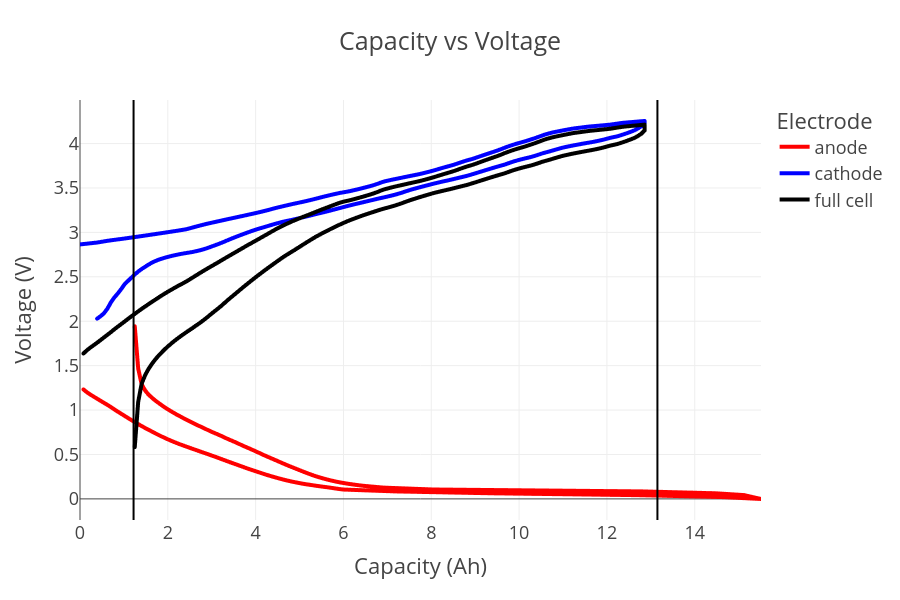

The notebook cell this image was saved under:
### Code cell
figure = cell.get_capacity_voltage_plot(width=900, height=600)
figure.show()

### Figure 1 — Plotly figure (JSON) as saved in the notebook; plotly's stock layout.template omitted (floating-point values rounded to 4 significant figures; data arrays with more than 128 entries replaced by an {"elided": "..."} marker saying what was removed)
{"data": [{"hovertemplate": "Electrode=anode<br>Capacity (Ah)=%{x}<br>Voltage (V)=%{y}<extra></extra>", "legendgroup": "anode", "line": {"color": "red", "dash": "solid", "width": 4}, "marker": {"symbol": "circle"}, "mode": "lines", "name": "anode", "showlegend": true, "type": "scattergl", "x": {"elided": "378 float values"}, "xaxis": "x", "y": {"elided": "378 float values"}, "yaxis": "y"}, {"hovertemplate": "Electrode=cathode<br>Capacity (Ah)=%{x}<br>Voltage (V)=%{y}<extra></extra>", "legendgroup": "cathode", "line": {"color": "blue", "dash": "solid", "width": 4}, "marker": {"symbol": "circle"}, "mode": "lines", "name": "cathode", "showlegend": true, "type": "scattergl", "x": {"elided": "327 float values"}, "xaxis": "x", "y": {"elided": "327 float values"}, "yaxis": "y"}, {"hovertemplate": "Electrode=full cell<br>Capacity (Ah)=%{x}<br>Voltage (V)=%{y}<extra></extra>", "legendgroup": "full cell", "line": {"color": "black", "dash": "solid", "width": 4}, "marker": {"symbol": "circle"}, "mode": "lines", "name": "full cell", "showlegend": true, "type": "scattergl", "x": {"elided": "315 float values"}, "xaxis": "x", "y": {"elided": "315 float values"}, "yaxis": "y"}], "layout": {"height": 600, "legend": {"title": {"text": "Electrode"}, "tracegroupgap": 0}, "shapes": [{"line": {"color": "black", "width": 2}, "type": "line", "x0": 13.15, "x1": 13.15, "xref": "x", "y0": 0, "y1": 1, "yref": "y domain"}, {"line": {"color": "black", "width": 2}, "type": "line", "x0": 1.22, "x1": 1.22, "xref": "x", "y0": 0, "y1": 1, "yref": "y domain"}], "title": {"text": "Capacity vs Voltage"}, "width": 900, "xaxis": {"anchor": "y", "domain": [0, 1], "title": {"text": "Capacity (Ah)"}}, "yaxis": {"anchor": "x", "domain": [0, 1], "title": {"text": "Voltage (V)"}}}}
